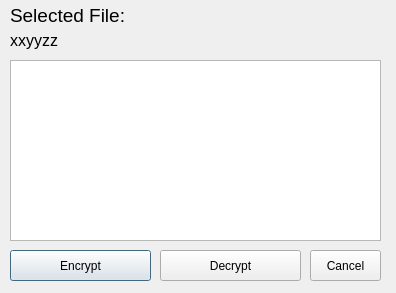
<?xml version="1.0" encoding="UTF-8"?>
<ui version="4.0">
 <class>DialogManual</class>
 <widget class="QDialog" name="DialogManual">
  <property name="geometry">
   <rect>
    <x>0</x>
    <y>0</y>
    <width>396</width>
    <height>293</height>
   </rect>
  </property>
  <property name="windowTitle">
   <string/>
  </property>
  <widget class="QLabel" name="labelSelectedFile">
   <property name="geometry">
    <rect>
     <x>10</x>
     <y>0</y>
     <width>161</width>
     <height>31</height>
    </rect>
   </property>
   <property name="font">
    <font>
     <pointsize>14</pointsize>
    </font>
   </property>
   <property name="text">
    <string>Selected File:</string>
   </property>
  </widget>
  <widget class="QLabel" name="labelFile">
   <property name="geometry">
    <rect>
     <x>10</x>
     <y>30</y>
     <width>121</width>
     <height>21</height>
    </rect>
   </property>
   <property name="font">
    <font>
     <pointsize>12</pointsize>
    </font>
   </property>
   <property name="text">
    <string>xxyyzz</string>
   </property>
  </widget>
  <widget class="QPlainTextEdit" name="fileContent">
   <property name="geometry">
    <rect>
     <x>10</x>
     <y>60</y>
     <width>371</width>
     <height>181</height>
    </rect>
   </property>
  </widget>
  <widget class="QPushButton" name="pushButtonEncrypt">
   <property name="geometry">
    <rect>
     <x>10</x>
     <y>250</y>
     <width>141</width>
     <height>31</height>
    </rect>
   </property>
   <property name="text">
    <string>Encrypt</string>
   </property>
  </widget>
  <widget class="QPushButton" name="pushButtonDecrypt">
   <property name="geometry">
    <rect>
     <x>160</x>
     <y>250</y>
     <width>141</width>
     <height>31</height>
    </rect>
   </property>
   <property name="text">
    <string>Decrypt</string>
   </property>
  </widget>
  <widget class="QPushButton" name="pushButtonCancel">
   <property name="geometry">
    <rect>
     <x>310</x>
     <y>250</y>
     <width>71</width>
     <height>31</height>
    </rect>
   </property>
   <property name="text">
    <string>Cancel</string>
   </property>
  </widget>
 </widget>
 <resources/>
 <connections/>
</ui>
